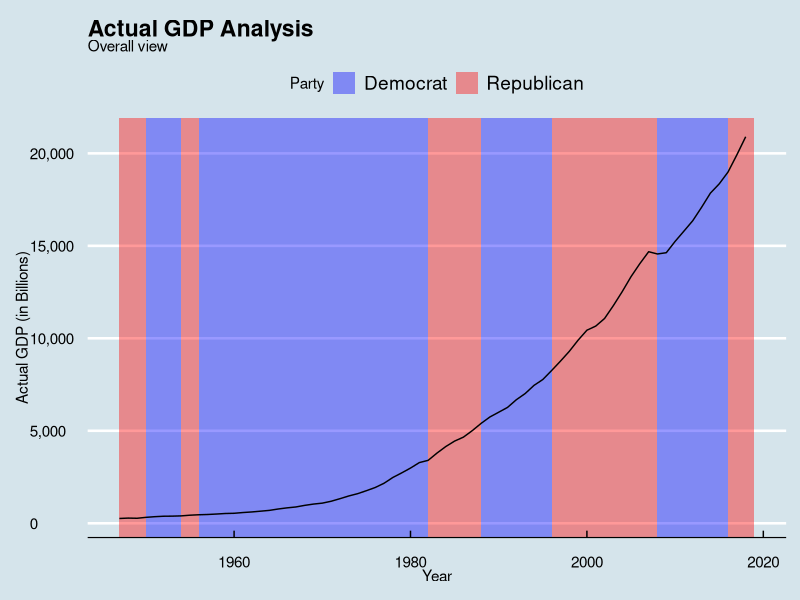

Here is the R script that generated this plot:
# Input load. Please do not change #
setwd("C:/Users/ryanw/OneDrive - Diesel Analytics/Professional/Clients/Apress/Book/Part2_ShapingData/Chapter09/LineChartWithShade")
`dataset` = read.csv('input.csv', check.names = FALSE, encoding = "UTF-8", blank.lines.skip = FALSE);
# Original Script. Please update your script content here and once completed copy below section back to the original editing window #
# The following code to create a dataframe and remove duplicated rows is always executed and acts as a preamble for your script: 

# dataset <- data.frame(DATE, GetPoliticalLevel, GetPoliticalLevelName)
# dataset <- unique(dataset)

# Paste or type your script code here:
library(tidyverse)
library(ggthemes)
library(scales)

currentColumns <- sort(colnames(dataset))
requiredColumns <- c("GetGDPStat", "GetGDPStatName", "GetPoliticalLevel", "GetPoliticalLevelName", "Year")
columnTest <- isTRUE(all.equal(currentColumns, requiredColumns))

politicalLevelName <- unique(dataset$GetPoliticalLevelName)
gdpStatName <- unique(dataset$GetGDPStatName)

if(length(politicalLevelName) == 1 & length(gdpStatName) == 1 & columnTest) {
  dfPI <- dataset
  
  #Variables for dynamic portions of the chart
  politicalLevelName <- unique(dfPI$GetPoliticalLevelName)
  gdpStatName <- unique(dfPI$GetGDPStatName)
  yAxisName <- paste(gdpStatName, ifelse(gdpStatName == "Actual GDP","(in Billions)",""), sep = " ")
  chartTitle <- paste(gdpStatName, "Analysis", sep = " ") 
  chartSubtitle <- paste(politicalLevelName, "view", sep = " ")
  
  #Get the nuber of 
  dfPI$GetPoliticalLevel <- as.character(dfPI$GetPoliticalLevel)
  runs <- rle(dfPI$GetPoliticalLevel)
  group_id <- rep(seq_along(runs$lengths), runs$lengths)
  
  #Create the data set for shade layer 
  dfShadeInfo <- 
    cbind(dfPI, group_id) %>%
    transmute(group_id, Year, Party = GetPoliticalLevel) %>%
    group_by(group_id, Party) %>%
    summarize(start = min(Year), end = max(Year)+0.99) %>%
    ungroup()
  
  #Create the data set for line chart layer
  dfLineChartInfo <-
    dfPI %>%
    transmute(Year, GetGDPStat)
  
  #Define the shade colors
  partyColors = c("Republican"="red", "Democrat"="blue", "Tie" = "white")

  #Create the visualization
  p <- ggplot() +
       geom_rect(
          data = dfShadeInfo,
          aes(xmin = start, xmax = end, fill = Party),
              ymin = -Inf, ymax = Inf, alpha = 0.4, color = NA
          ) +
       geom_line(data = dfLineChartInfo, aes(x = Year, y = GetGDPStat)) +
       scale_fill_manual(values=partyColors) +
       scale_y_continuous(labels=ifelse(gdpStatName == "Actual GDP",comma_format(),percent_format())) +
       ylab(yAxisName) +
       xlab("Year") +
       ggtitle(chartTitle, subtitle = chartSubtitle) +
       theme_economist()

    p 
  } else {
    
    plot.new()
    title("The data supplied did not meet the requirements of the chart.")
    
  }